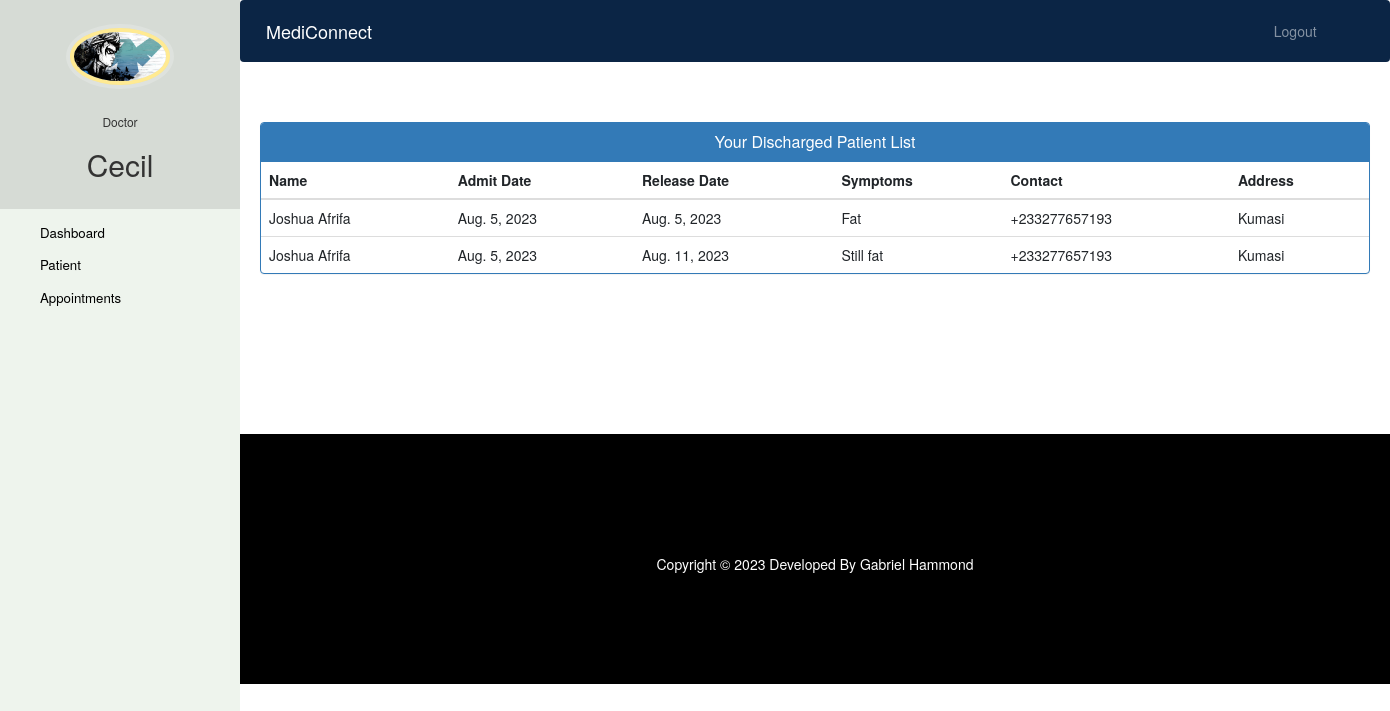
The page /doctor_view_discharge_patient/ (signed in) on the database its author committed.
### hospital/models.py (models this page shows, shortened)
class Doctor(models.Model):
    user=models.OneToOneField(User,on_delete=models.CASCADE)
    profile_pic= models.ImageField(upload_to='profile_pic/DoctorProfilePic/',null=True,blank=True)
    address = models.CharField(max_length=40)
    mobile = models.CharField(max_length=20,null=True)
    department= models.CharField(max_length=50,choices=departments,default='Cardiologist')
    status=models.BooleanField(default=False)

class PatientDischargeDetails(models.Model):
    patientId=models.PositiveIntegerField(null=True)
    patientName=models.CharField(max_length=40)
    assignedDoctorName=models.CharField(max_length=40)
    address = models.CharField(max_length=40)
    mobile = models.CharField(max_length=20,null=True)
    symptoms = models.CharField(max_length=100,null=True)
    admitDate=models.DateField(null=False)
    releaseDate=models.DateField(null=False)
    daySpent=models.PositiveIntegerField(null=False)
    roomCharge=models.PositiveIntegerField(null=False)
    medicineCost=models.PositiveIntegerField(null=False)
    doctorFee=models.PositiveIntegerField(null=False)
    OtherCharge=models.PositiveIntegerField(null=False)
    total=models.PositiveIntegerField(null=False)

### hospital/views.py (the view)
# urls.py: path('doctor_view_discharge_patient/', views.doctor_view_discharge_patient_view,
@login_required(login_url='doctorlogin')
@user_passes_test(is_doctor)
def doctor_view_discharge_patient_view(request):
    dischargedpatients=models.PatientDischargeDetails.objects.all().distinct().filter(assignedDoctorName=request.user.first_name)
    doctor=models.Doctor.objects.get(user_id=request.user.id) #for profile picture of doctor in sidebar
    return render(request,'hospital/doctor_view_discharge_patient.html',{'dischargedpatients':dischargedpatients,'doctor':doctor})

### hospital/views.py (called while the page is built)
def is_doctor(user):
    return user.groups.filter(name='DOCTOR').exists()

### templates/hospital/doctor_view_discharge_patient.html (shortened to what this page needs)
{% extends 'hospital/doctor_base.html' %}
{% block content %}
{%load static%}
<head>
  <link href="//netdna.bootstrapcdn.com/bootstrap/3.0.0/css/bootstrap.min.css" rel="stylesheet" id="bootstrap-css">
</head>
<div class="container">
  <div class="panel panel-primary">
    <div class="panel-heading">
      <h6 class="panel-title">Your Discharged Patient List</h6>
    </div>
    <table class="table table-hover" id="dev-table">
      <thead>
        <tr>
          <th>Name</th>
          <th>Admit Date</th>
          <th>Release Date</th>
          <th>Symptoms</th>
          <th>Contact</th>
          <th>Address</th>
        </tr>
      </thead>
      {% for p in dischargedpatients %}
      <tr>
        <td> {{p.patientName}}</td>
        <td>{{p.admitDate}}</td>
        <td>{{p.releaseDate}}</td>
        <td>{{p.symptoms}}</td>
        <td>{{p.mobile}}</td>
        <td>{{p.address}}</td>
      </tr>
      {% endfor %}
    </table>
  </div>
</div>
{% endblock content %}

### templates/hospital/doctor_base.html (shortened to what this page needs)
<!DOCTYPE html>
{% load static %}
<html lang="en">
  <head>
    <link
      rel="stylesheet"
      href="https://stackpath.bootstrapcdn.com/bootstrap/4.3.1/css/bootstrap.min.css"
    />
    <link
      rel="stylesheet"
      href="https://maxcdn.bootstrapcdn.com/font-awesome/4.7.0/css/font-awesome.min.css"
    />
  </head>
  <body>
    <nav class="menu" tabindex="0">
      <header class="avatar">
        <img src="{% static doctor.profile_pic.url %}" alt="Profile Pic" />
        <br /><br />
        <h6>Doctor</h6>
        <h2>{{request.user.first_name}}</h2>
      </header>
      <ul>
        <li tabindex="0" class="icon-dashboard">
          <a
            style="color: black; text-decoration: none"
            href="/doctor-dashboard"
            ><span>Dashboard</span></a
          >
        </li>
        <li tabindex="0" class="icon-users">
          <a style="color: black; text-decoration: none" href="/doctor-patient"
            ><span>Patient</span></a
          >
        </li>
        <li tabindex="0" class="icon-calendar">
          <a
            style="color: black; text-decoration: none"
            href="/doctor-appointment"
            ><span>Appointments</span></a
          >
        </li>
      </ul>
    </nav>
    <main>
      <div class="bs-example">
        <nav
          class="navbar navbar-expand-md navbar-dark fixed-top"
          style="background: #0b2545"
        >
          <a href="/doctor-dashboard" class="navbar-brand"
            >MediConnect</a
          >
          <div
            class="collapse navbar-collapse justify-content-between"
            id="navbarCollapse"
          >
            <div class="navbar-nav" style="margin-left: 90%">
              <a href="/logout" class="nav-item nav-link">Logout</a>
            </div>
          </div>
        </nav>
      </div>
      <br /><br />
      {% block content %} {% endblock content %}
      <br /><br /><br /><br /><br /><br /><br />
      <footer>
        <br />
        <div class="container">
          <div class="row">
            <div class="col-md-12 col-sm-12">
              <div style="color: #ffffff" class="wow fadeInUp footer-copyright">
                <p>Copyright &copy; 2023 Developed By Gabriel Hammond</p>
              </div>
            </div>
          </div>
        </div>
      </footer>
    </main>
  </body>
</html>

### templates/hospital/doctor_base.html (style rules this page uses)
a:link { text-decoration: none; }
a { color: white; }
footer { padding: 0px 0px 0px 0px; background-color: black; margin: 0px; }
p { text-align: center; }
body { padding-left: 240px; }
main { position: relative; height: 100vh; }
.menu { background: #eef4ed; height: 100vh; width: 240px; position: fixed; top: 0px; left: 0; z-index: 5; outline: none; }
.menu .avatar { background: rgba(0, 0, 0, 0.1); padding: 2em 0.5em; text-align: center; }
.menu .avatar img { width: 100px; border-radius: 50%; overflow: hidden; border: 4px solid #ffea92; box-shadow: 0 0 0 4px rgba(255, 255, 255, 0.2); }
.menu .avatar h2 { font-weight: normal; margin-bottom: 0; }
.menu ul { list-style: none; padding: 0.5em 0; margin: 0; }
.menu ul li { padding: 0.5em 1em 0.5em 3em; font-size: 0.95em; font-weight: regular; background-repeat: no-repeat; background-position: left 15px center; background-size: auto 20px; transition: all 0.15s linear; cursor: pointer; }
.menu ul li.icon-dashboard { background-image: url("http://www.entypo.com/images//gauge.svg"); }
.menu ul li.icon-users { background-image: url("http://www.entypo.com/images//users.svg"); }
.menu ul li.icon-calendar { background-image: url("http://www.entypo.com/images//calendar.svg"); }

### templates/hospital/doctor_view_discharge_patient.html (style rules this page uses)
a:link { text-decoration: none; }
h6 { text-align: center; }
.row { margin: 100px; }

### rows shown on the page
Doctor: profile_pic (picture)
PatientDischargeDetails: patientName "Joshua Afrifa", admitDate "Aug. 5, 2023", releaseDate "Aug. 5, 2023", symptoms "Fat", mobile "+233277657193", address "Kumasi"
PatientDischargeDetails: patientName "Joshua Afrifa", admitDate "Aug. 5, 2023", releaseDate "Aug. 11, 2023", symptoms "Still fat", mobile "+233277657193", address "Kumasi"

### other values the page prints
{{ request.user.first_name }} "Cecil"
